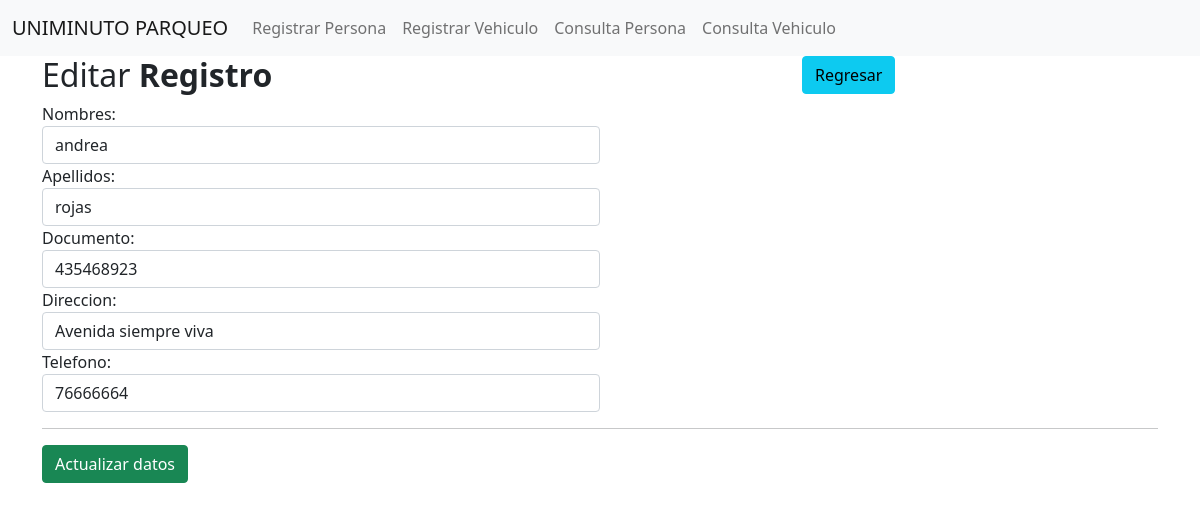
The page /proyectoParqueadero/Vistas/Editar.php?documento=435468923 on the database its author committed.
### tables this page shows
CREATE TABLE `persona` (
  `idPersona` decimal(12,0) NOT NULL,
  `nombre` varchar(50) DEFAULT NULL,
  `apellido` varchar(50) DEFAULT NULL,
  `documento` varchar(50) DEFAULT NULL,
  `tipoDoc` varchar(3) DEFAULT NULL,
  `direccion` varchar(50) DEFAULT NULL,
  `telefono` decimal(10,0) DEFAULT NULL
);

### proyectoParqueadero/Vistas/Editar.php (the view, shortened to what this page needs)
<?php include("../includes/header.php") ?>
<div class="container">
        <div class="table-wrapper">
            <div class="table-title">
                <div class="row">
                    <div class="col-sm-8"><h2>Editar <b>Registro</b></h2></div>
                    <div class="col-sm-4">
                        <a href="http://localhost/proyectoParqueadero/Vistas/ConsultaCliente.php" class="btn btn-info add-new"><i class="fa fa-arrow-left"></i> Regresar</a>
                    </div>
                </div>
            </div>
		<div class="col-mb-8">
		<table class="table table-bordered">
			<thead>
				<tbody>
				<?php
					$documento = $_GET["documento"];
					$query = "CALL datperID($documento);";
					$RESULT_ = mysqli_query($conn, $query);
				while ($row = mysqli_fetch_array($RESULT_)) { ?>
				<form action="../Controlador/Actualizar.php" method="get" >
					<tr>
					<div class="col-md-6">
						<label>Nombres:</label>
						<input type="text" class='form-control' maxlength="100" value ="<?php echo $row['nombre'];?>">
					</div>
					<div class="col-md-6">
						<label>Apellidos:</label>
						<input type="text" class='form-control' maxlength="100" value ="<?php echo $row['apellido'];?>">
					</div>
					<div class="col-md-6">
						<label>Documento:</label>
						<input type="text" class='form-control' maxlength="100" value ="<?php echo $row['documento'];?>">
					</div>
					<div class="col-md-6">
						<label>Direccion:</label>
						<input type="text" class='form-control' maxlength="100" value ="<?php echo $row['direccion'];?>">
					</div>
					<div class="col-md-6">
						<label>Telefono:</label>
						<input type="text" class='form-control' maxlength="100" value ="<?php echo $row['telefono'];?>">
					</div>
					</tr>
				<?php } ?>
				<div class="col-md-12 pull-right">
					<hr>
						<button type="submit" class="btn btn-success" name="Actualizar");">Actualizar datos</button>
					</div>
				</div>
</div>
        </div>
<?php include("../includes/footer.php") ?>

### rows shown on the page
persona: nombre "andrea", apellido "rojas", documento "435468923", direccion "Avenida siempre viva", telefono "76666664"
